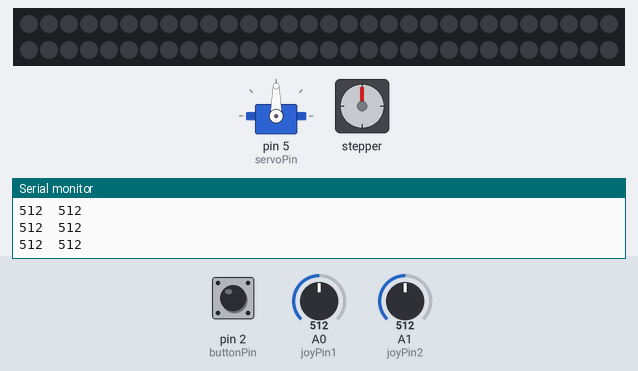
A sketch run on a simulated Arduino Uno, built with avr-gcc and run on an emulated ATmega328P. On the bench: servo, 60 RGB LEDs in strip order, left to right, continuing on the next row, stepper motor, the last lines printed to the serial monitor. The test bench sets the inputs (shaded band); at power-on: A0 (joyPin1) = 512, pin 2 (buttonPin) HIGH, A1 (joyPin2) = 512. Dim RGB values are drawn brighter than linear; stepper angles assume 2048 steps per turn.

Above: at 1.2 s.
1.3 s: A0 (joyPin1) set to 426
4.3 s: A0 (joyPin1) set to 394
At 4.62 s:
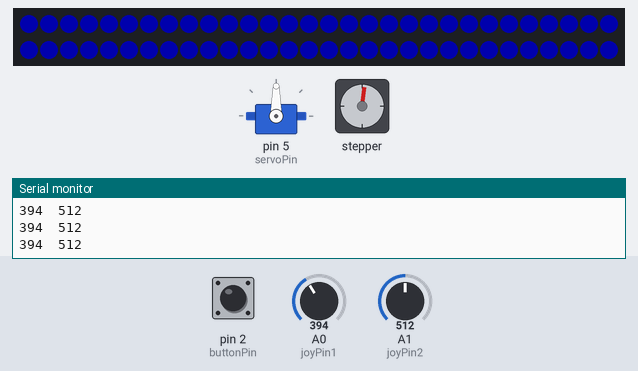
6.1 s: A0 (joyPin1) set to 960
At 6.5 s:
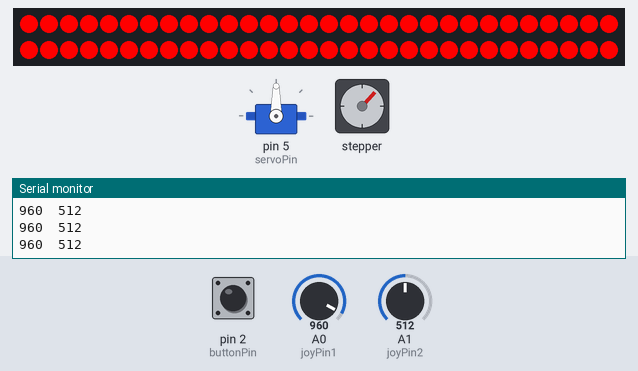
8.7 s: pin 2 (buttonPin) pulled LOW for 0.15 s
At 8.94 s:
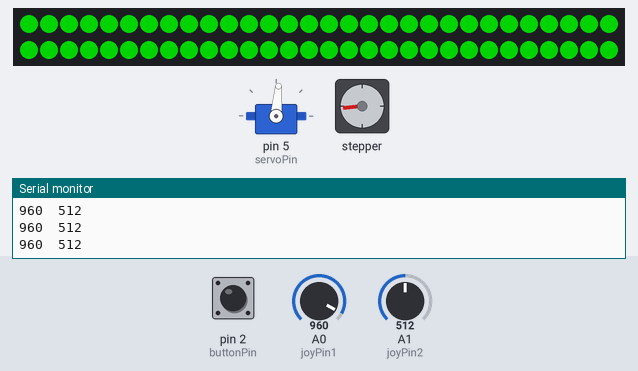
9.4 s: pin 2 (buttonPin) pulled LOW for 1 s
At 10.17 s:
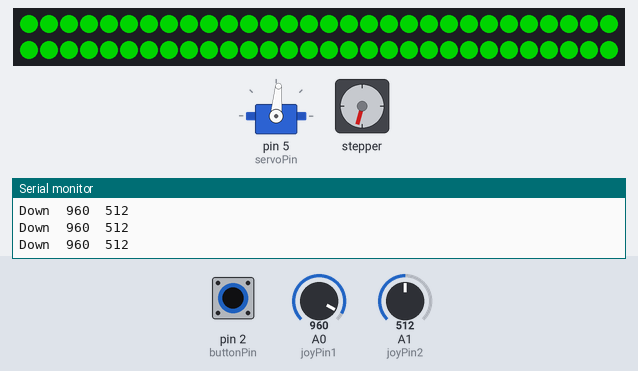
11.0 s: A0 (joyPin1) set to 627
At 11.27 s:
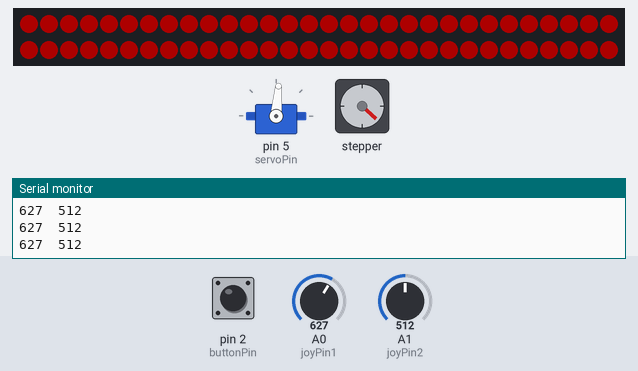
12.8 s: A0 (joyPin1) set to 599
At 13.5 s:
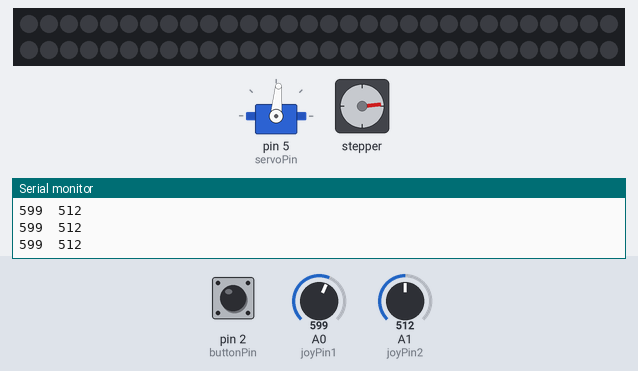
Timing chart, 0 to 15.3 s (numbered marks = the images above; inputs shaded):
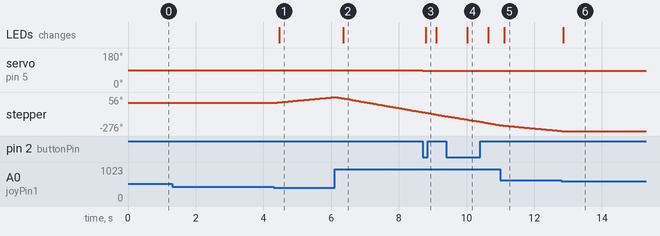

The sketch:

Joystick_Control_With_LEDs.ino
```cpp
/* Read Jostick
   ------------
   Reads two analog pins that are supposed to be
   connected to a jostick made of two potentiometers
   We send three bytes back to the comp: one header and two
   with data as signed bytes, this will take the form:
       Jxy\r\n
   x and y are integers and sent in ASCII
   http://www.0j0.org | http://arduino.berlios.de
   copyleft 2005 DojoDave for DojoCorp
*/

/*-----( Import needed libraries )-----*/
#include <Stepper.h>
#include <Servo.h>
#include <FastLED.h>

Servo servo;

/*-----( Declare Constants, Pin Numbers )-----*/

int joyPin1   = A0;       // slider variable connecetd to analog pin 0
int joyPin2   = A1;       // slider variable connecetd to analog pin 1
int buttonPin   = 2;      // the number of the joystick button pin
int servoPin  = 5;

int value1    = 0;      // variable to read the value from the analog pin 0
int value2    = 0;        // variable to read the value from the analog pin 1
int buttonState = 0;         // variable for reading the joystick button status
int servoAngle  = 0;      // servo position in degrees
int buttonWas	= 1;

//---( Number of steps per revolution of INTERNAL motor in 4-step mode )---
#define STEPS_PER_MOTOR_REVOLUTION 32
//---( Steps per OUTPUT SHAFT of gear reduction )---
#define STEPS_PER_OUTPUT_REVOLUTION 32 * 64  //2048
Stepper small_stepper(STEPS_PER_MOTOR_REVOLUTION, 8, 10, 9, 11);

int  Steps2Take;
int  motorSpeed = 0;

#define NUM_LEDS 60         //sets a macro definition so that anywhere that NUM_LEDS is seen later in the code gets replaced by 60
#define DATA_PIN 6          //DATA_PIN is set to 6
CRGB leds[NUM_LEDS];        //This sets up an array that we can manipulate to set/clear led data.

void setup() {
  Serial.begin(9600);
  servo.attach(servoPin);
  pinMode(buttonPin, INPUT_PULLUP);
  FastLED.addLeds<NEOPIXEL, DATA_PIN>(leds, NUM_LEDS);    //This tells the library that there's a strand of NEOPIXEL's on pin 6 and those leds will use the led array leds, and there are NUM_PIXELS

}

int treatValue(int data) {
  return (data * 9 / 1024) + 48;
}

void loop() {

  buttonState = digitalRead(buttonPin);
  if (buttonState == LOW && buttonWas == 1) {     // Button pushed
    servo.write(85);            // Turn SG90 servo Left to 45 degrees
    Serial.print("Down\t");
    fill_solid(leds, NUM_LEDS, CRGB::Green);
    FastLED.show();
  } else if(buttonWas == 0){              // Button not pushed

    servo.write(115);           // Turn SG90 servo back to 90 degrees
    Serial.print("Up\t");
  }

  // read joystick
  value1 = analogRead(joyPin1);
  value2 = analogRead(joyPin2);

  Serial.print(value1);
  Serial.print("\t");
  Serial.println(value2);

  if (value1 >= 615 && value1 <= 950) {
    Steps2Take  = - STEPS_PER_OUTPUT_REVOLUTION / 200;  // Rotate CCW
    small_stepper.setSpeed(350);
    small_stepper.step(Steps2Take);
    FastLED.setBrightness(50);
    fill_solid(leds, NUM_LEDS, CRGB::Red);
    FastLED.show();
  }
  else if (value1 > 950) {
    Steps2Take  = - STEPS_PER_OUTPUT_REVOLUTION / 200;  // Rotate CW
    small_stepper.setSpeed(700);
    small_stepper.step(Steps2Take);
    FastLED.setBrightness(255);
    fill_solid(leds, NUM_LEDS, CRGB::Red);
    FastLED.show();
  }
  else if (value1 <= 410 && value1 >= 60) {
    Steps2Take  = STEPS_PER_OUTPUT_REVOLUTION / 200;  // Rotate CW
    small_stepper.setSpeed(350);
    small_stepper.step(Steps2Take);
    FastLED.setBrightness(50);
    fill_solid(leds, NUM_LEDS, CRGB::Blue);
    FastLED.show();
  }
  else if (value1 < 110) {
    Steps2Take  = STEPS_PER_OUTPUT_REVOLUTION / 200;  // Rotate CW
    small_stepper.setSpeed(700);
    small_stepper.step(Steps2Take);
    FastLED.setBrightness(255);
    fill_solid(leds, NUM_LEDS, CRGB::Blue);
    FastLED.show();
  }
  else if (value1 > 410 && value1 < 615) {
    fill_solid(leds, NUM_LEDS, CRGB::Black);
    FastLED.show();
  }
}
```

Measured:
- the behaviour switches between 411 and 410 on A0 (joyPin1) (found by bisection; images 0 and 1)
- the behaviour switches between 615 and 614 on A0 (joyPin1) (found by bisection; images 5 and 6)
- after the input at 4.3 s, stepper: keeps turning clockwise at about 31°/s, starting at once; the LEDs: change after 0.16 s (image 1)
- after the input at 6.1 s, the LEDs: change after 0.25 s (image 2)
- after the input at 8.7 s, servo on pin 5 (servoPin): 90° → 85° at once; the LEDs: change after 0.09 s (image 3)
- after the input at 9.4 s, the LEDs: change after 0.62 s (image 4)
- after the input at 11.0 s, the LEDs: change after 0.11 s (image 5)
- after the input at 12.8 s, stepper: goes on until 12.8 s, then stays -276°; the LEDs: change after 0.06 s (image 6)
